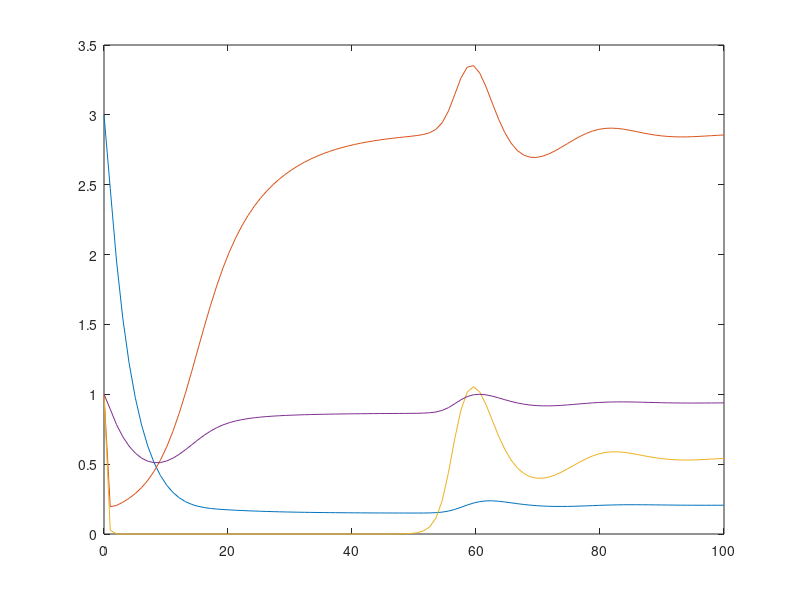

This figure's MATLAB source:
% This file works with OCTAVE and is automatically generated with 
% the System Biology Format Converter (http://sbfc.sourceforge.net/)
% from an SBML file.
% To run this file with Matlab you must edit the comments providing
% the definition of the ode solver and the signature for the 
% xdot function.
%
% The conversion system has the following limitations:
%  - You may have to re order some reactions and Assignment Rules definition
%  - Delays are not taken into account
%  - You should change the lsode parameters (start, end, steps) to get better results
%

%
% Model name = Jarrett2015 - Modelling the interaction between immune response, bacterial dynamics and inflammatory damage
%
% is http://identifiers.org/biomodels.db/MODEL1803200002
% is http://identifiers.org/biomodels.db/BIOMD0000000920
%


function main()
%Initial conditions vector
	x0=zeros(4,1);
	x0(1) = 3.0;
	x0(2) = 1.0;
	x0(3) = 1.0;
	x0(4) = 1.0;


% Depending on whether you are using Octave or Matlab,
% you should comment / uncomment one of the following blocks.
% This should also be done for the definition of the function f below.
% Start Matlab code
%	tspan=[0:0.01:100];
%	opts = odeset('AbsTol',1e-3);
%	[t,x]=ode23tb(@f,tspan,x0,opts);
% End Matlab code

% Start Octave code
	t=linspace(0,100,100);
	x=lsode('f',x0,t);
% End Octave code


	plot(t,x);
end



% Depending on whether you are using Octave or Matlab,
% you should comment / uncomment one of the following blocks.
% This should also be done for the definition of the function f below.
% Start Matlab code
%function xdot=f(t,x)
% End Matlab code

% Start Octave code
function xdot=f(x,t)
% End Octave code

% Compartment: id = BALB_c_Mouse, name = BALB/c Mouse, constant
	compartment_BALB_c_Mouse=1.0;
% Parameter:   id =  alpha_1, name = alpha_1
	global_par_alpha_1=0.27;
% Parameter:   id =  rho_1, name = rho_1
	global_par_rho_1=0.2;
% Parameter:   id =  beta_1, name = beta_1
	global_par_beta_1=0.01;
% Parameter:   id =  mu_1, name = mu_1
	global_par_mu_1=0.12;
% Parameter:   id =  K_B, name = K_B
	global_par_K_B=1.0;
% Parameter:   id =  alpha_2, name = alpha_2
	global_par_alpha_2=0.11;
% Parameter:   id =  beta_2, name = beta_2
	global_par_beta_2=0.135;
% Parameter:   id =  mu_2, name = mu_2
	global_par_mu_2=0.25;
% Parameter:   id =  alpha_3, name = alpha_3
	global_par_alpha_3=1.05;
% Parameter:   id =  beta_3, name = beta_3
	global_par_beta_3=2.0;
% Parameter:   id =  rho_2, name = rho_2
	global_par_rho_2=0.45;
% Parameter:   id =  mu_3, name = mu_3
	global_par_mu_3=0.0174;
% Parameter:   id =  g, name = g
	global_par_g=0.9;
% Parameter:   id =  alpha_4, name = alpha_4
	global_par_alpha_4=1.5;
% Parameter:   id =  beta_4, name = beta_4
	global_par_beta_4=5.0;
% Parameter:   id =  gamma, name = gamma
	global_par_gamma=0.01;

% Reaction: id = reaction_for_A, name = reaction for A
	reaction_reaction_for_A=compartment_BALB_c_Mouse*Rate_Law_for_reaction_for_A(global_par_alpha_2, x(4), global_par_beta_2, x(2), global_par_mu_2, x(3), x(1), global_par_K_B);

% Reaction: id = reaction_For_I, name = reaction For I
	reaction_reaction_For_I=compartment_BALB_c_Mouse*Rate_Law_for_reaction_for_I(global_par_alpha_3, x(4), global_par_rho_2, x(3), global_par_beta_3, x(1), global_par_mu_3, x(2));

% Reaction: id = reaction_for_B, name = reaction for B
	reaction_reaction_for_B=compartment_BALB_c_Mouse*Rate_Law_for_reaction_for_B(global_par_g, x(3), global_par_K_B, global_par_alpha_4, x(2), global_par_beta_4, x(4), global_par_gamma, time);

% Reaction: id = reaction_For_P, name = reaction For P
	reaction_reaction_For_P=compartment_BALB_c_Mouse*Rate_Law_for_reaction_for_P(global_par_alpha_1, x(2), global_par_rho_1, x(3), x(4), global_par_beta_1, x(1), global_par_mu_1, global_par_K_B);

	xdot=zeros(4,1);
	
% Species:   id = anti_inflammatory__A, name = anti-inflammatory (A), affected by kineticLaw
	xdot(1) = (1/(compartment_BALB_c_Mouse))*(( 1.0 * reaction_reaction_for_A));
	
% Species:   id = inflammation__I, name = inflammation (I), affected by kineticLaw
	xdot(2) = (1/(compartment_BALB_c_Mouse))*(( 1.0 * reaction_reaction_For_I));
	
% Species:   id = bacterial_infection__B, name = bacterial infection (B), affected by kineticLaw
	xdot(3) = (1/(compartment_BALB_c_Mouse))*(( 1.0 * reaction_reaction_for_B));
	
% Species:   id = pro_inflammatory__P, name = pro-inflammatory (P), affected by kineticLaw
	xdot(4) = (1/(compartment_BALB_c_Mouse))*(( 1.0 * reaction_reaction_For_P));
end

function z=Rate_Law_for_reaction_for_A(alpha_2,P,beta_2,I,mu_2,B,A,K_B), z=(alpha_2*P-(beta_2*I+mu_2*(1-B/K_B))*A);end

function z=Rate_Law_for_reaction_for_B(g,B,K_B,alpha_4,I,beta_4,P,gamma,time), z=((g*(1-B/K_B)+alpha_4*I-beta_4*P)*B+exp((-1)*gamma*time));end

function z=Rate_Law_for_reaction_for_I(alpha_3,P,rho_2,B,beta_3,A,mu_3,I), z=(alpha_3*P+rho_2*B-(beta_3*A+mu_3)*I);end

function z=Rate_Law_for_reaction_for_P(alpha_1,I,rho_1,B,P,beta_1,A,mu_1,K_B), z=((alpha_1*I+rho_1*B)*(1-P)-(beta_1*A+mu_1*(1-B/K_B))*P);end

% adding few functions representing operators used in SBML but not present directly 
% in either matlab or octave. 
function z=pow(x,y),z=x^y;end
function z=root(x,y),z=y^(1/x);end
function z = piecewise(varargin)
	numArgs = nargin;
	result = 0;
	foundResult = 0;
	for k=1:2: numArgs-1
		if varargin{k+1} == 1
			result = varargin{k};
			foundResult = 1;
			break;
		end
	end
	if foundResult == 0
		result = varargin{numArgs};
	end
	z = result;
end


